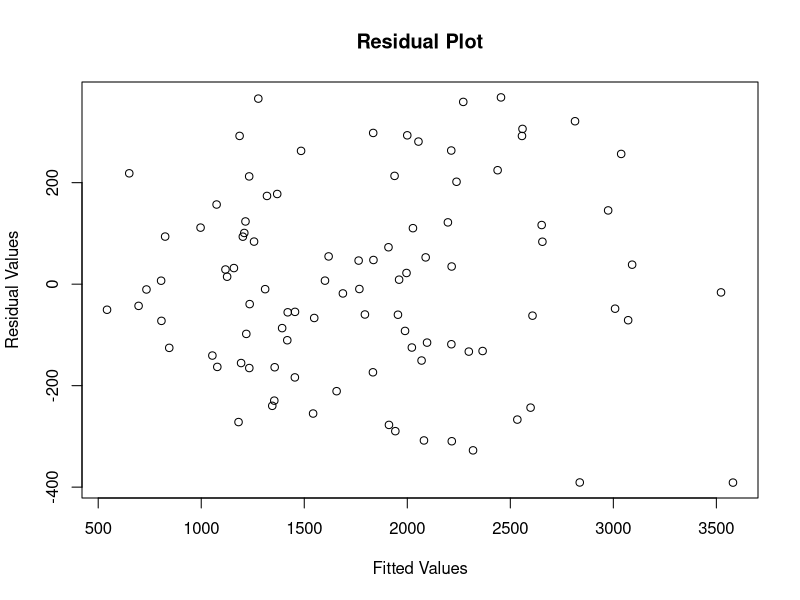

The R script that drew this image:
## ---- chunk 1
knitr::opts_chunk$set(echo = TRUE)
library(readr)
## ---- chunk 2
healthdata <- read_csv("lab4data(1).csv")
healthdata
## ---- chunk 3
# Model 1 - All predictors included
healthmodel1 <- lm(Calories~Weight+Height+Protein+Carbohydrates+Calcium+
gender, data = healthdata)
summary(healthmodel1)
## ---- chunk 4
# Model 2 - Remove weight
healthmodel2 <- lm(Calories~Height+Protein+Carbohydrates+Calcium+
gender, data = healthdata)
summary(healthmodel2)
## ---- chunk 5
# Model 3 - Remove height
healthmodel3 <- lm(Calories~Protein+Carbohydrates+Calcium+
gender, data = healthdata)
summary(healthmodel3)
## ---- chunk 6
# Model 4 - Remove gender
healthmodel4 <- lm(Calories~Protein+Carbohydrates+Calcium, data = healthdata)
summary(healthmodel4)
## ---- chunk 7
# Residual Plot - test to see if variances are equal
plot(healthmodel4$residuals ~ predict(healthmodel4), 
     main = "Residual Plot", xlab = "Fitted Values",
     ylab = "Residual Values")
## ---- chunk 8
# Use shapiro.test() function to see if residuals are normally distributed
shapiro.test(healthmodel4$residuals)
